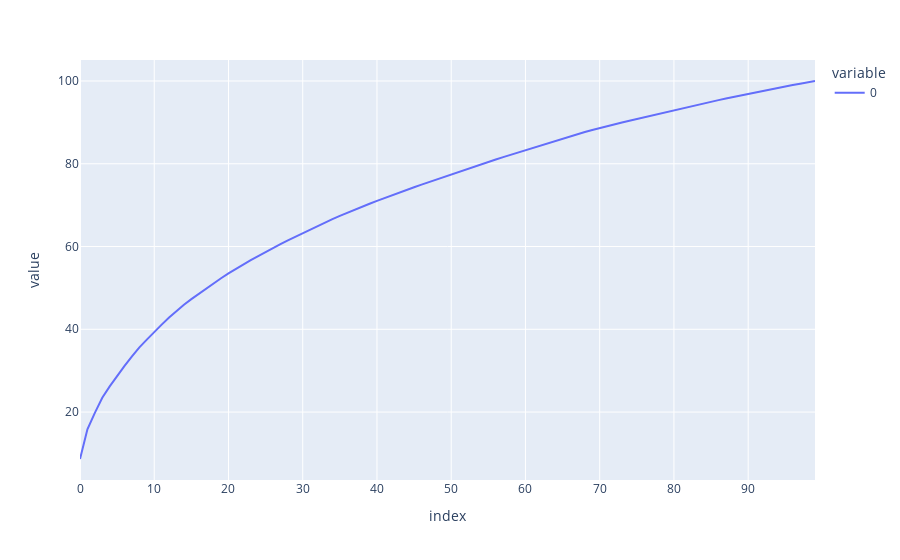

Here is the notebook cell this chart was saved with:
### Code cell
import plotly.express as px
fig = px.line(frq)
fig.show()

### Figure 1 — Plotly figure (JSON) as saved in the notebook; plotly's stock layout.template omitted (floating-point values rounded to 4 significant figures)
{"data": [{"hovertemplate": "variable=0<br>index=%{x}<br>value=%{y}<extra></extra>", "legendgroup": "0", "line": {"color": "#636efa", "dash": "solid"}, "mode": "lines", "name": "0", "orientation": "v", "showlegend": true, "type": "scatter", "x": [0, 1, 2, 3, 4, 5, 6, 7, 8, 9, 10, 11, 12, 13, 14, 15, 16, 17, 18, 19, 20, 21, 22, 23, 24, 25, 26, 27, 28, 29, 30, 31, 32, 33, 34, 35, 36, 37, 38, 39, 40, 41, 42, 43, 44, 45, 46, 47, 48, 49, 50, 51, 52, 53, 54, 55, 56, 57, 58, 59, 60, 61, 62, 63, 64, 65, 66, 67, 68, 69, 70, 71, 72, 73, 74, 75, 76, 77, 78, 79, 80, 81, 82, 83, 84, 85, 86, 87, 88, 89, 90, 91, 92, 93, 94, 95, 96, 97, 98, 99], "xaxis": "x", "y": [8.656, 15.82, 19.8, 23.44, 26.2, 28.73, 31.17, 33.46, 35.63, 37.51, 39.39, 41.13, 42.87, 44.51, 45.93, 47.28, 48.58, 49.86, 51.1, 52.33, 53.5, 54.61, 55.67, 56.7, 57.71, 58.71, 59.64, 60.57, 61.48, 62.37, 63.25, 64.12, 64.97, 65.81, 66.64, 67.43, 68.2, 68.93, 69.64, 70.34, 71.04, 71.73, 72.41, 73.06, 73.7, 74.34, 74.96, 75.58, 76.2, 76.82, 77.43, 78.04, 78.65, 79.25, 79.85, 80.44, 81.03, 81.6, 82.17, 82.73, 83.3, 83.85, 84.4, 84.95, 85.5, 86.05, 86.59, 87.13, 87.66, 88.17, 88.66, 89.1, 89.55, 89.98, 90.42, 90.84, 91.27, 91.69, 92.11, 92.53, 92.95, 93.36, 93.77, 94.18, 94.59, 94.99, 95.38, 95.77, 96.15, 96.52, 96.9, 97.27, 97.64, 98.0, 98.34, 98.68, 99.01, 99.34, 99.67, 100], "yaxis": "y"}], "layout": {"legend": {"title": {"text": "variable"}, "tracegroupgap": 0}, "margin": {"t": 60}, "xaxis": {"anchor": "y", "domain": [0, 1], "title": {"text": "index"}}, "yaxis": {"anchor": "x", "domain": [0, 1], "title": {"text": "value"}}}}
